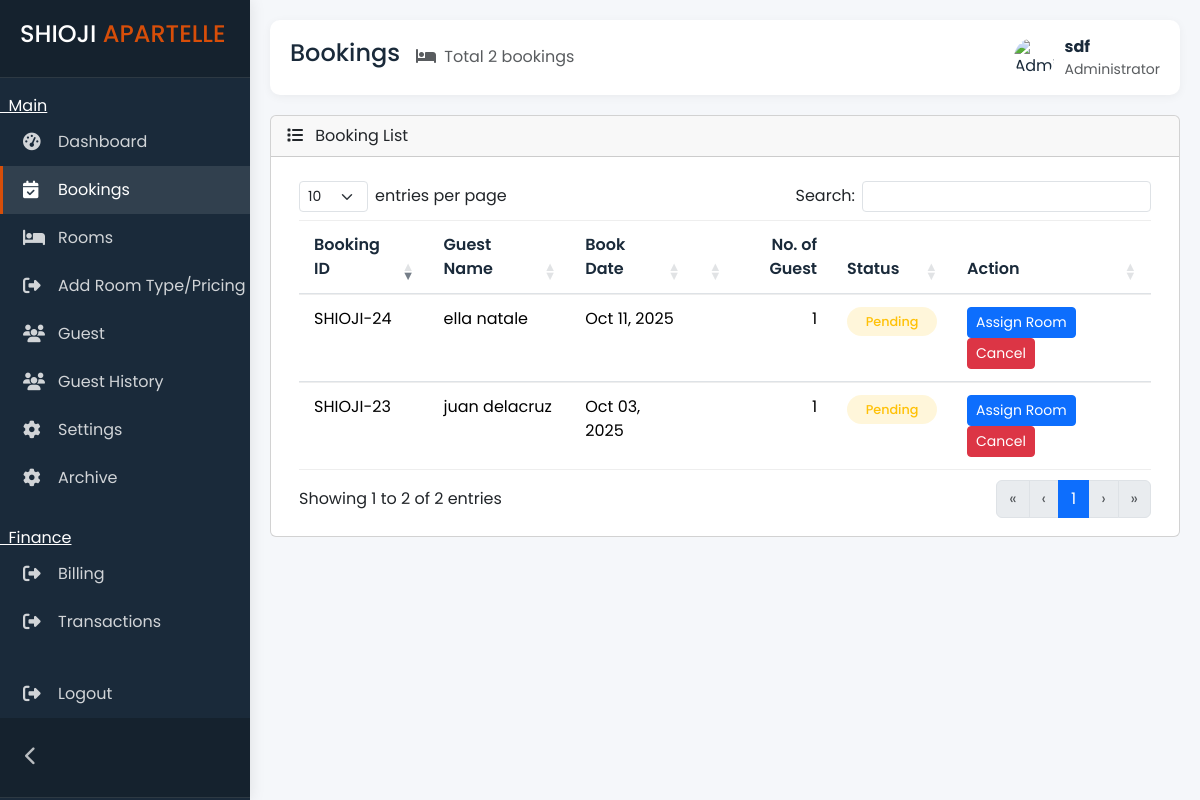
The app's page /admin/bookings.php (signed in) with its own data.
### tables this page shows
CREATE TABLE `bookings` (
  `booking_id` int(11) NOT NULL,
  `first_name` varchar(200) NOT NULL,
  `last_name` varchar(200) NOT NULL,
  `email` varchar(200) NOT NULL,
  `phone` varchar(200) NOT NULL,
  `booking_date` date NOT NULL,
  `booking_time` varchar(20) NOT NULL,
  `no_of_guest` tinyint(1) NOT NULL,
  `room_type_id` int(10) NOT NULL,
  `status` enum('pending','completed','cancelled') DEFAULT NULL
);

### admin/bookings.php (the view, shortened to what this page needs)
<?php
include '../connect.php';
$sql = "SELECT * FROM bookings WHERE status = 'pending'";
$result = $conn->query($sql);
?>
<!DOCTYPE html>
<html lang="en">
<?php include 'head.php'; ?>
<body>
    <?php include 'sidebar.php'; ?>
    <div class="main-content" id="mainContent">
        <div class="topbar">
            <div class="topbar-left">
                <div class="d-flex align-items-center">
                    <h4>Bookings</h4>
                    <div class="ms-3 text-muted d-none d-md-block">
                        <i class="fas fa-bed me-1"></i>
                        <span>Total <?php echo $result->num_rows; ?> bookings</span>
                    </div>
                </div>
            </div>
            <div class="user-info">
                <img src="https://www.w3schools.com/howto/img_avatar.png" alt="Admin Avatar" class="rounded-circle" width="40" height="40">
                <div>
                    <div class="fw-bold">
                        <?php echo $_SESSION['admin_name']; ?>
                    </div>
                    <div class="text-muted small">Administrator</div>
                </div>
            </div>
        </div>
        <div class="card">
            <div class="card-header">
                <i class="fas fa-list me-2"></i> Booking List
            </div>
            <div class="card-body">
                <div class="table-responsive">
                    <table id="bookingsTable" class="table table-hover">
                        <thead>
                            <tr>
                                <th>Booking ID</th>
                                <th>Guest Name</th>
                                <th>Book Date</th>
                                <th>No. of Guest</th>
                                <th>Status</th>
                                <th>Action</th>
                            </tr>
                        </thead>
                        <tbody>
                            <?php if ($result && $result->num_rows > 0): ?>
                                <?php while ($row = $result->fetch_assoc()): ?>
                                    <tr>
                                        <td>SHIOJI-<?php echo str_pad($row['booking_id'],  STR_PAD_LEFT); ?></td>
                                        <td><?php echo htmlspecialchars($row['first_name'] . ' ' . $row['last_name']); ?></td>
                                        <td><?php echo date('M d, Y', strtotime($row['booking_date'])); ?></td>
                                        <td><?php echo htmlspecialchars($row['no_of_guest']); ?></td>
                                        <td>
                                            <span class="status-badge status-<?php echo $row['status']; ?>">
                                                <?php
                                                $status = $row['status'];
                                                if ($status == 'confirmed') echo 'Confirmed';
                                                elseif ($status == 'checked_in') echo 'Checked In';
                                                elseif ($status == 'checked_out') echo 'Checked Out';
                                                elseif ($status == 'cancelled') echo 'Cancelled';
                                                else echo ucfirst($status);
                                                ?>
                                            </span>
                                        </td>
                                        <td>
                                            <?php if (empty($row['room_id'])): ?>
                                                <button class="btn btn-primary btn-sm assign-btn"
                                                    data-book-id="<?php echo $row['booking_id']; ?>"
                                                    data-guest-name="<?php echo htmlspecialchars($row['first_name'] . ' ' . $row['last_name']); ?>"
                                                    data-email="<?php echo htmlspecialchars($row['email']); ?>"
                                                    data-bs-toggle="modal"
                                                    data-bs-target="#assignModal">
                                                    Assign Room
                                                </button>
                                                <form method="POST" action="" style="display:inline-block;" onsubmit="return confirm('Are you sure you want to cancel this booking?');">
                                                    <button type="submit" name="cancel" class="btn btn-danger btn-sm">
                                                        Cancel
                                                    </button>
                                                </form>
                                            <?php endif; ?>
                                        </td>
                                    </tr>
                                <?php endwhile; ?>
                            <?php else: ?>
                                <!-- <tr>
                                    <td colspan="1" class="text-center py-4">No bookings found</td>
                                </tr> -->
                            <?php endif; ?>
                        </tbody>
                    </table>
                </div>
            </div>
        </div>
    </div>
</body>
</html>

### admin/style.css (style rules this page uses)
:root { --primary: #2a5d8a; --secondary: #e9b44c; --accent: #d74e09; --light: #f8f9fa; --dark: #1a2a3a; --gray: #6c757d; --sidebar-width: 250px; --sidebar-collapsed-width: 70px; --success: #4cc9f0; --danger: #e63946; --warning: #fca311; --border: #e0e0e0; --card-shadow: 0 4px 6px rgba(0, 0, 0, 0.05); --transition: all 0.3s ease; }
* { margin: 0; padding: 0; box-sizing: border-box; }
body { font-family: "Poppins", sans-serif; background-color: #f5f7fa; color: var(--dark); overflow-x: hidden; transition: all 0.3s; }
.main-content { margin-left: var(--sidebar-width); padding: 20px; transition: all 0.3s; min-height: 100vh; }
.topbar { display: flex; justify-content: space-between; align-items: center; padding: 15px 20px; background: white; border-radius: 10px; box-shadow: 0 2px 10px rgba(0, 0, 0, 0.05); margin-bottom: 20px; }
.topbar-left { display: flex; align-items: center; gap: 15px; }
.user-info { display: flex; align-items: center; }
.user-info img { width: 40px; height: 40px; border-radius: 50%; margin-right: 10px; object-fit: cover; }
.table { border-collapse: separate; border-spacing: 0; }
.table th { background: var(--light); padding: 12px 15px; font-weight: 600; color: var(--dark); border-top: 1px solid #eee; }
.table td { padding: 12px 15px; border-top: 1px solid #eee; }
.table tr:last-child td { border-bottom: 1px solid #eee; }
.status-badge { padding: 5px 10px; border-radius: 20px; font-size: 0.8rem; font-weight: 500; display: inline-block; width: 90px; text-align: center; }
.status-pending { background: rgba(255, 193, 7, 0.15); color: #ffc107; }

### records on screen
bookings: booking_id "23", first_name+last_name "juan delacruz", booking_date "Oct 03, 2025", no_of_guest "1", status "Pending"
bookings: booking_id "24", first_name+last_name "ella natale", booking_date "Oct 11, 2025", no_of_guest "1", status "Pending"

### other values on screen
$result->num_rows "2"
$_SESSION['admin_name'] "sdf"
